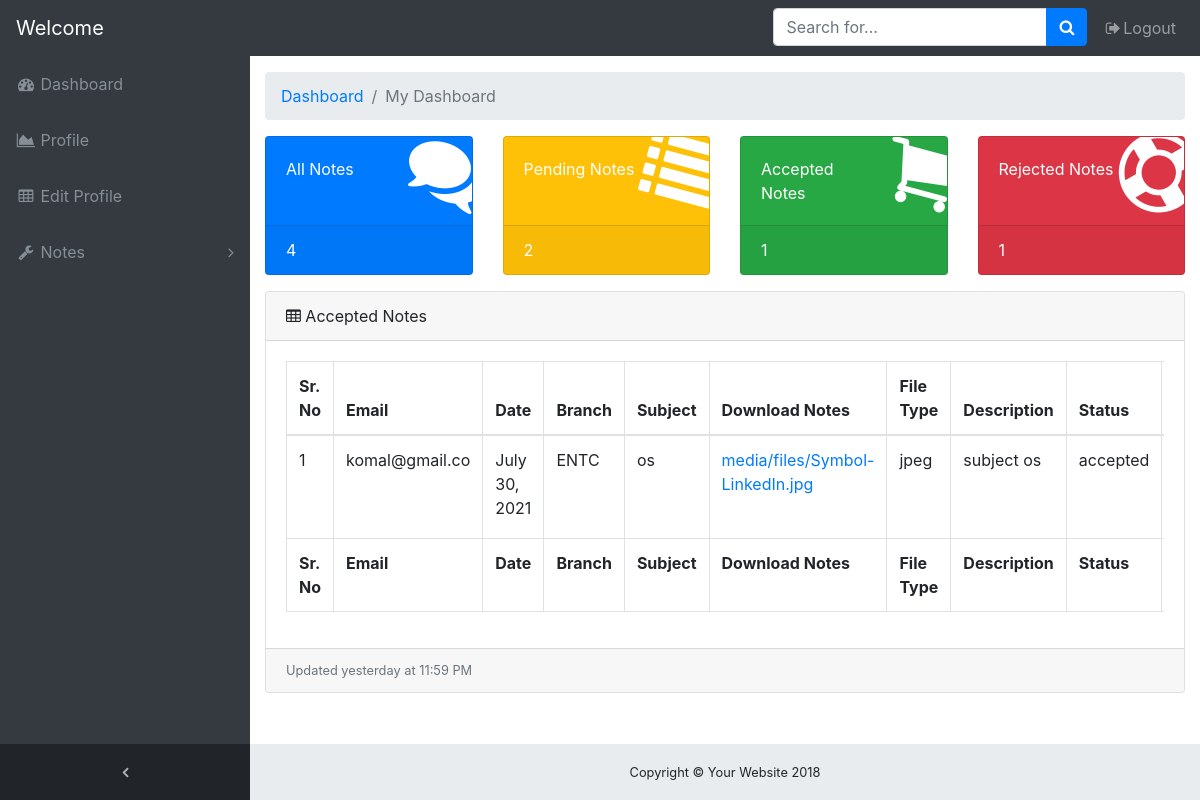
Page /notes/acceptednotes/ on the committed database.
### onlinenotes/models.py (models this page shows, shortened)
class notes(models.Model):
    user = models.ForeignKey(User,on_delete=models.CASCADE)
    branch = models.CharField(max_length=30)
    uploadingnotes = models.FileField(upload_to='media/files/')
    date = models.DateField()
    filetype = models.CharField(max_length=30)
    status = models.CharField(max_length=30)
    subject = models.CharField(max_length=30)
    description = models.CharField(max_length=100)

### onlinenotes/views.py (the view)
# urls.py: path('acceptednotes/',views.acceptednotes,name="acceptednotes"),
def acceptednotes(request):
    allnote = notes.objects.all().filter(status="accepted")
    accept = notes.objects.filter(status='accepted').count()
    all = notes.objects.all().count()
    reject = notes.objects.filter(status='rejected').count()
    pend = notes.objects.filter(status='pending').count()
    context={'allnote':allnote,'accept':accept,'all':all,'reject':reject,'pend':pend}
    return render(request,'onlinenotes/acceptednotes.html',context)

### onlinenotes/templates/onlinenotes/acceptednotes.html (shortened to what this page needs)
<!DOCTYPE html>
{% load static %}
<html lang="en">
<head>
    <link rel="stylesheet" href="https://stackpath.bootstrapcdn.com/bootstrap/4.5.2/css/bootstrap.min.css">
    <link href="//netdna.bootstrapcdn.com/bootstrap/3.0.0/css/bootstrap-glyphicons.css" rel="stylesheet">
    <link rel="stylesheet" href="https://cdnjs.cloudflare.com/ajax/libs/font-awesome/4.7.0/css/font-awesome.min.css">
    <link rel="stylesheet" href="https://cdn.jsdelivr.net/npm/@fortawesome/fontawesome-free@5.15.3/css/fontawesome.min.css">
    <link rel="stylesheet" href="{% static 'css/admindash.css' %}">
</head>
<body class="fixed-nav sticky-footer bg-dark" id="page-top">
    <nav class="navbar navbar-expand-lg navbar-dark bg-dark fixed-top" id="mainNav">
      <a class="navbar-brand" href="{% url 'profile' user.id %}">Welcome {{user.username}}</a>
      <div class="collapse navbar-collapse" id="navbarResponsive">
        <ul class="navbar-nav navbar-sidenav" id="exampleAccordion">
          <li class="nav-item" data-toggle="tooltip" data-placement="right" title="Dashboard">
            <a class="nav-link" href="{% url 'admindashboard' %}">
              <i class="fa fa-fw fa-dashboard"></i>
              <span class="nav-link-text">Dashboard</span>
            </a>
          </li>
          <li class="nav-item" data-toggle="tooltip" data-placement="right" title="Charts">
            <a class="nav-link" href="{% url 'profile' user.id %}">
              <i class="fa fa-fw fa-area-chart"></i>
              <span class="nav-link-text">Profile</span>
            </a>
          </li>
          <li class="nav-item" data-toggle="tooltip" data-placement="right" title="Tables">
            <a class="nav-link" href="{% url 'editprofile' user.id %}">
              <i class="fa fa-fw fa-table"></i>
              <span class="nav-link-text">Edit Profile</span>
            </a>
          </li>
          <li class="nav-item" data-toggle="tooltip" data-placement="right" title="Components">
            <a class="nav-link nav-link-collapse collapsed" data-toggle="collapse" href="#collapseComponents" data-parent="#exampleAccordion">
              <i class="fa fa-fw fa-wrench"></i>
              <span class="nav-link-text">Notes</span>
            </a>
          </li>
        </ul>
        <ul class="navbar-nav sidenav-toggler">
          <li class="nav-item">
            <a class="nav-link text-center" id="sidenavToggler">
              <i class="fa fa-fw fa-angle-left"></i>
            </a>
          </li>
        </ul>
        <ul class="navbar-nav ml-auto">
          <li class="nav-item">
            <form class="form-inline my-2 my-lg-0 mr-lg-2">
              <div class="input-group">
                <input class="form-control" type="text" placeholder="Search for...">
                <span class="input-group-append">
                  <button class="btn btn-primary" type="button">
                    <i class="fa fa-search"></i>
                  </button>
                </span>
              </div>
            </form>
          </li>
          <li class="nav-item">
            <a class="nav-link" href="{% url 'logout' %}" data-toggle="modal" data-target="#exampleModal">
              <i class="fa fa-fw fa-sign-out"></i>Logout</a>
          </li>
        </ul>
      </div>
    </nav>
    <div class="content-wrapper">
      <div class="container-fluid">
        <ol class="breadcrumb">
          <li class="breadcrumb-item">
            <a href="#">Dashboard</a>
          </li>
          <li class="breadcrumb-item active">My Dashboard</li>
        </ol>
        <div class="row">
          <div class="col-xl-3 col-sm-6 mb-3">
            <div class="card text-white bg-primary o-hidden h-100">
              <div class="card-body">
                <div class="card-body-icon">
                  <i class="fa fa-fw fa-comments"></i>
                </div>
                <div class="mr-5">All Notes</div>
              </div>
              <a class="card-footer text-white clearfix large z-1" href="{% url 'allnotes' %}">
                <span class="float-left">{{all}}</span>
              </a>
            </div>
          </div>
          <div class="col-xl-3 col-sm-6 mb-3">
            <div class="card text-white bg-warning o-hidden h-100">
              <div class="card-body">
                <div class="card-body-icon">
                  <i class="fa fa-fw fa-list"></i>
                </div>
                <div class="mr-5">Pending Notes</div>
              </div>
              <a class="card-footer text-white clearfix large z-1" href="{% url 'pendingnotes' %}">
                <span class="float-left">{{pend}}</span>
              </a>
            </div>
          </div>
          <div class="col-xl-3 col-sm-6 mb-3">
            <div class="card text-white bg-success o-hidden h-100">
              <div class="card-body">
                <div class="card-body-icon">
                  <i class="fa fa-fw fa-shopping-cart"></i>
                </div>
                <div class="mr-5">Accepted Notes</div>
              </div>
              <a class="card-footer text-white clearfix large z-1" href="{% url 'acceptednotes' %}">
                <span class="float-left">{{accept}}</span>
              </a>
            </div>
          </div>
          <div class="col-xl-3 col-sm-6 mb-3">
            <div class="card text-white bg-danger o-hidden h-100">
              <div class="card-body">
                <div class="card-body-icon">
                  <i class="fa fa-fw fa-support"></i>
                </div>
                <div class="mr-5">Rejected Notes</div>
              </div>
              <a class="card-footer text-white clearfix large z-1" href="{% url 'rejectednotes' %}">
                <span class="float-left">{{reject}}</span>
              </a>
            </div>
          </div>
        </div>
        <div class="card mb-3">
          <div class="card-header">
            <i class="fa fa-table"></i> Accepted Notes</div>
          <div class="card-body">
            <div class="table-responsive">
              <table class="table table-bordered" id="dataTable" width="100%" cellspacing="0">
                <thead>
                  <tr>
                    <th>Sr. No</th>
                    <th>Email</th>
                    <th>Date</th>
                    <th>Branch</th>
                    <th>Subject</th>
                    <th>Download Notes</th>
                    <th>File Type</th>
                    <th>Description</th>
                    <th>Status</th>
                    <th>Assign Status</th>
                  </tr>
                </thead>
                <tfoot>
                  <tr>
                    <th>Sr. No</th>
                    <th>Email</th>
                    <th>Date</th>
                    <th>Branch</th>
                    <th>Subject</th>
                    <th>Download Notes</th>
                    <th>File Type</th>
                    <th>Description</th>
                    <th>Status</th>
                    <th>Assign Status</th>
                  </tr>
                </tfoot>
                <tbody>
                  {% for i in allnote %}
                    <tr>
                      <td>{{forloop.counter}}</td>
                      <td>{{i.user.email}}</td>
                      <td>{{i.date}}</td>
                      <td>{{i.branch}}</td>
                      <td>{{i.subject}}</td>
                      <td><a href="{{ i.uploadingnotes.url }}">{{ i.uploadingnotes.name }}</a></td>
                      <td>{{i.filetype}}</td>
                      <td>{{i.description}}</td>
                      <td>{{i.status}}</td>
                      <td><a href="{% url 'assignstatus' i.id %}" class="btn btn-warning btn-lg">Assign Status</a></td>
                    </tr>
                  {% endfor %}
                </tbody>
              </table>
            </div>
          </div>
          <div class="card-footer small text-muted">Updated yesterday at 11:59 PM</div>
        </div>
      </div>
      <footer class="sticky-footer">
        <div class="container">
          <div class="text-center">
            <small>Copyright © Your Website 2018</small>
          </div>
        </div>
      </footer>
    </div>
  </body>
</html>

### onlinenotes/static/css/admindash.css (style rules this page uses)
html { position: relative; min-height: 100%; }
body { overflow-x: hidden; }
body.sticky-footer { margin-bottom: 56px; }
body.sticky-footer .content-wrapper { min-height: calc(100vh - 56px - 56px); }
body.fixed-nav { padding-top: 56px; }
.content-wrapper { min-height: calc(100vh - 56px); padding-top: 1rem; }
.o-hidden { overflow: hidden !important; }
.z-1 { z-index: 1; }
#mainNav .navbar-collapse { overflow: auto; max-height: 75vh; }
#mainNav .navbar-collapse .navbar-nav .nav-item .nav-link { cursor: pointer; }
#mainNav .navbar-collapse .navbar-sidenav .nav-link-collapse:after { float: right; content: '\f107'; font-family: 'FontAwesome'; }
#mainNav .navbar-collapse .navbar-sidenav .nav-link-collapse.collapsed:after { content: '\f105'; }
#mainNav .navbar-collapse .sidenav-toggler { display: none; }
@media (min-width: 992px) { #mainNav .navbar-brand { width: 250px; } }
@media (min-width: 992px) { #mainNav .navbar-collapse { overflow: visible; max-height: none; } }
@media (min-width: 992px) { #mainNav .navbar-collapse .navbar-sidenav { position: absolute; top: 0; left: 0; -webkit-flex-direction: column; -ms-flex-direction: column; flex-direction: column; margin-top: 56px; } }
@media (min-width: 992px) { #mainNav .navbar-collapse .navbar-sidenav > .nav-item { width: 250px; padding: 0; } }
@media (min-width: 992px) { #mainNav .navbar-collapse .navbar-sidenav > .nav-item > .nav-link { padding: 1em; } }
#mainNav.fixed-top .sidenav-toggler { display: none; }
@media (min-width: 992px) { #mainNav.fixed-top .navbar-sidenav { height: calc(100vh - 112px); } }
@media (min-width: 992px) { #mainNav.fixed-top .sidenav-toggler { position: absolute; top: 0; left: 0; display: flex; -webkit-flex-direction: column; -ms-flex-direction: column; flex-direction: column; margin-top: calc(100vh - 56px); } }
@media (min-width: 992px) { #mainNav.fixed-top .sidenav-toggler > .nav-item { width: 250px; padding: 0; } }
@media (min-width: 992px) { #mainNav.fixed-top .sidenav-toggler > .nav-item > .nav-link { padding: 1em; } }
#mainNav.fixed-top.navbar-dark .sidenav-toggler { background-color: #212529; }
#mainNav.fixed-top.navbar-dark .sidenav-toggler a i { color: #adb5bd; }
.content-wrapper { overflow-x: hidden; background: white; }
@media (min-width: 992px) { .content-wrapper { margin-left: 250px; } }
#sidenavToggler i { font-weight: 800; }
#mainNav.navbar-dark .navbar-collapse .navbar-sidenav .nav-link-collapse:after { color: #868e96; }
#mainNav.navbar-dark .navbar-collapse .navbar-sidenav > .nav-item > .nav-link { color: #868e96; }
@media (min-width: 992px) { #mainNav.navbar-dark .navbar-collapse .navbar-sidenav { background: #343a40; } }
.card-body-icon { position: absolute; z-index: 0; top: -25px; right: -25px; font-size: 5rem; -webkit-transform: rotate(15deg); -ms-transform: rotate(15deg); transform: rotate(15deg); }
footer.sticky-footer { position: absolute; right: 0; bottom: 0; width: 100%; height: 56px; background-color: #e9ecef; line-height: 55px; }
@media (min-width: 992px) { footer.sticky-footer { width: calc(100% - 250px); } }

### rows in the picture
notes: user.email "komal@gmail.co", date "July 30, 2021", branch "ENTC", subject "os", uploadingnotes.name "media/files/Symbol-LinkedIn.jpg", filetype "jpeg", description "subject os", status "accepted"

### other values in the picture
{{ all }} "4"
{{ pend }} "2"
{{ accept }} "1"
{{ reject }} "1"
